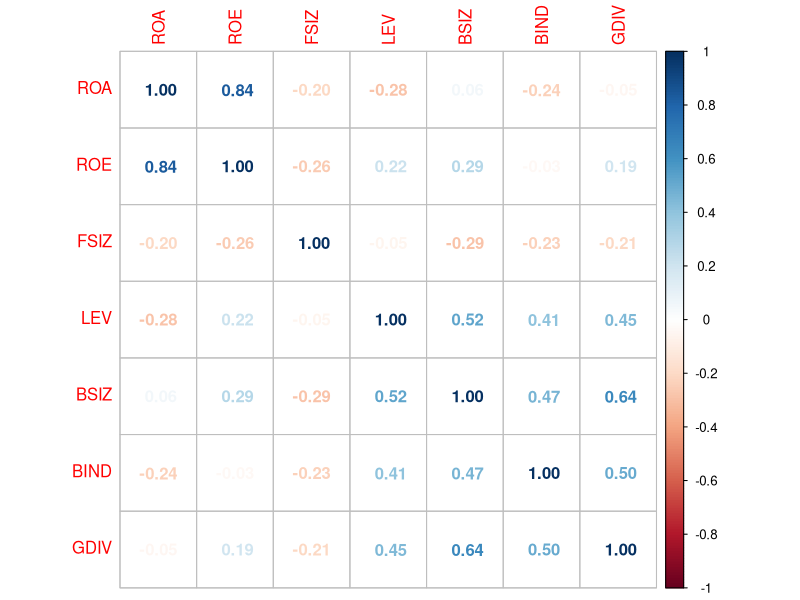

Here is the R script that generated this plot:
## LOADING REQUIRED LIBRARIES##

library(readxl)
library(tidyverse)
library(lmtest)
library(sandwich)
library(dplyr)
library(corrplot)
library(psych)
library(plm)

# 1) Import dataset
 data <- read_excel("PSI 20 - Companies for Essay.xlsx")
 data2 <- data |> select (-`Net Income`,- `Total Assets`,
                          - `Total Liabilities`,-`Total Equity`, - Revenue,
                          - Company,- Year)
 View(data)
 
# 2) Data Cleaning

 data <- data |> select (- `Financial statement found` )

 data <- data |> 
   rename(
     ROA = Return_on_Assets,
     ROE = Return_on_Equity,
     FSIZ = Firm_Size,
     LEV = Leverage,
     BSIZ = Board_Size,
     BIND = Board_Independence,
     GDIV = Board_Diversity
     
   )
 
 # 3) PANEL STRUCTURE SETUP (for Hausman)
 pdata <- pdata.frame(data, index = c("Company", "Year"))
 
 # 4) Fixed and Random Effects Models + Hausman Tests
 
 # ROA Models
 fe_roa <- plm(ROA ~ BSIZ + BIND + GDIV + FSIZ + LEV, data = pdata, model = "within")
 re_roa <- plm(ROA ~ BSIZ + BIND + GDIV + FSIZ + LEV, data = pdata, model = "random")
 
 hausman_roa <- phtest(fe_roa, re_roa)
 print("Hausman Test for ROA:")
 print(hausman_roa)
 
 # ROE Models
 fe_roe <- plm(ROE ~ BSIZ + BIND + GDIV + FSIZ + LEV, data = pdata, model = "within")
 re_roe <- plm(ROE ~ BSIZ + BIND + GDIV + FSIZ + LEV, data = pdata, model = "random")
 
 hausman_roe <- phtest(fe_roe, re_roe)
 print("Hausman Test for ROE:")
 print(hausman_roe)
 
 
 # 5) Summary Statistics
 print("Summary Statistics:")
 Descriptive_stats <- summary(data2)
 describe(data2)

 
 # 6) Correlation Matrix
 numeric_vars <- data |>
   select(ROA, ROE, FSIZ, LEV, BSIZ, BIND, GDIV)
 
 cor_matrix <- cor(numeric_vars, use = "pairwise.complete.obs")
 print("Correlation Matrix:")
 print(cor_matrix)
 corrplot(cor_matrix, method = "number")
 
 # 7) OLS Models (robust)
 
 # ROA OLS
 model_roa <- lm(ROA ~ BSIZ + BIND + GDIV + FSIZ + LEV, data = data)
 print("OLS Model for ROA:")
 summary(model_roa)
 coeftest(model_roa, vcov = vcovHC(model_roa, type = "HC1"))
 
 # ROE OLS
 model_roe <- lm(ROE ~ BSIZ + BIND + GDIV + FSIZ + LEV, data = data)
 print("OLS Model for ROE:")
 summary(model_roe)
 coeftest(model_roe, vcov = vcovHC(model_roe, type = "HC1"))
 
 
